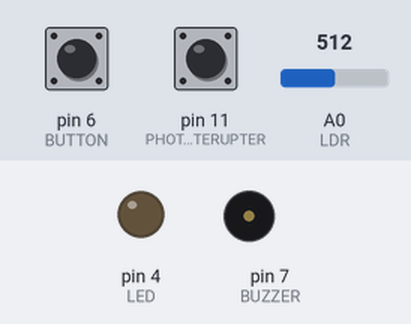
Bench run of a sketch on a simulated Arduino Uno, built with avr-gcc and run on an emulated ATmega328P. Parts: output pins drawn as LEDs (lit = HIGH), buzzer (waves = sounding). Dashed ring = blinking. The test bench sets the inputs (shaded band); at power-on: pin 11 (PHOTOINTERUPTER) HIGH, pin 6 (BUTTON) HIGH, A0 (LDR) = 512. What the sketch prints to the serial monitor is not drawn.

Above: at 1.2 s.
1.3 s: pin 11 (PHOTOINTERUPTER) pulled LOW for 0.15 s
At 1.55 s:
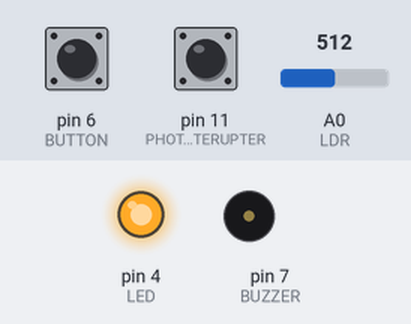
5.1 s: pin 11 (PHOTOINTERUPTER) pulled LOW for 1 s
At 6.4 s:
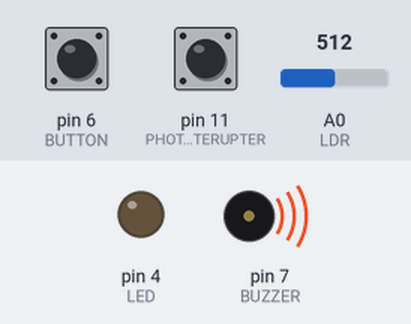
8.0 s: pin 11 (PHOTOINTERUPTER) pulled LOW for 3.2 s
At 12.6 s:
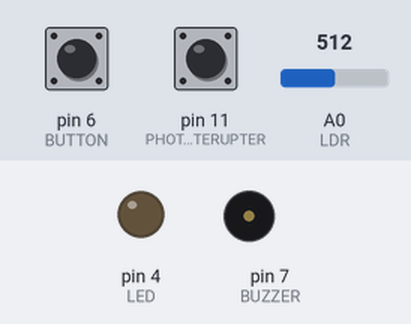
13.1 s: pin 11 (PHOTOINTERUPTER) pulsed LOW 2 times (0.12 s each, 0.3 s apart)
At 13.57 s:
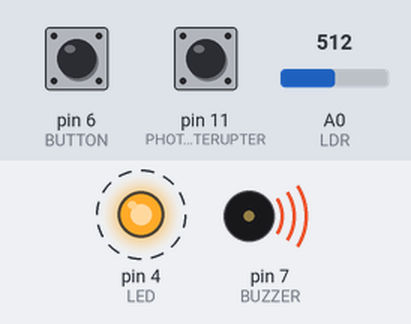
Timing chart, 0 to 16.1 s (numbered marks = the images above; inputs shaded):
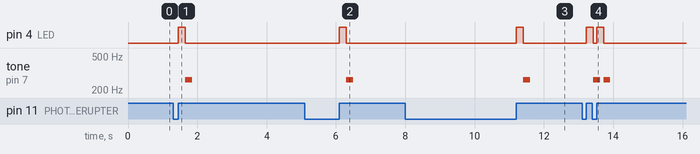

Measured:
- after the input at 1.3 s, pin 4 (LED): LOW → HIGH after 0.15 s, → LOW 0.20 s later; tone on pin 7 (BUZZER): silent → 262 Hz after 0.35 s, → silent 0.20 s later
- after the input at 5.1 s, pin 4 (LED): LOW → HIGH after 1.0 s, → LOW 0.20 s later; tone on pin 7 (BUZZER): silent → 262 Hz after 1.2 s, → silent 0.20 s later
- after the input at 8.0 s, pin 4 (LED): LOW → HIGH after 3.2 s, → LOW 0.20 s later; tone on pin 7 (BUZZER): silent → 262 Hz after 3.4 s, → silent 0.20 s later
- after the input at 13.1 s, pin 4 (LED): alternates HIGH for 0.20 s and LOW for 0.10 s, 4 changes in all, then stays LOW, starting after 0.12 s; tone on pin 7 (BUZZER): alternates 262 Hz for 0.20 s and silent for 0.10 s, 4 changes in all, then stays silent, starting after 0.32 s

The sketch:

sketch_jan31a.ino
```cpp
// declaration of all variables
const int PHOTOINTERUPTER = 11; // photointerrupter pin on 11
const int BUTTON = 6;
const int LED = 4;
const int BUZZER = 7;
int LDR = A0; // light dependent resistor

int frequency[7] = {262, 294, 330, 349, 392, 440, 494};
int indexNote = 0;
int numberIO = 0;
int t = 200;
int threshold = 200;
bool day = true;

void setup()
{
  pinMode(PHOTOINTERUPTER, INPUT);
  pinMode(LED, OUTPUT);
  pinMode(BUZZER, OUTPUT);
  pinMode(LDR, INPUT);
  pinMode(BUTTON, INPUT_PULLUP);
  Serial.begin(9600);
}

void loop()
{
  Serial.println(digitalRead(PHOTOINTERUPTER));
  if (digitalRead(PHOTOINTERUPTER) == LOW && day)
  {
    while(digitalRead(PHOTOINTERUPTER) == LOW);
    digitalWrite(LED, HIGH);
    delay(t);
    digitalWrite(LED, LOW);
    tone(BUZZER, frequency[indexNote], t);
    // numberIO++;
    Serial.print("\nBees: ");
    Serial.print(numberIO++);
  }
  Serial.println(digitalRead(BUTTON));
  if (digitalRead(BUTTON) == LOW)
  {
    while(digitalRead(BUTTON) == LOW);
    delay(200);
    indexNote = (indexNote + 1) % 7;
    Serial.print("\nFrequency: ");
    Serial.print(indexNote);
  }
  if (analogRead(LDR) < threshold)
  {
    day = false;
  }
  else
  {
    day = true;
  }
}
```
